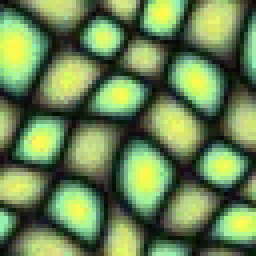
#> input picture test.png, 64 x 64 px (shown 4 times larger)
$ python imgQT.py
#> lines starting #> are read from the running program, lines starting #| are printed output that depends on the picture
import numpy as np
from matplotlib import pyplot as plt
import math
from skimage import io, util
from skimage.color import rgb2gray
from skimage.filters import gaussian
import heapq

#texture transfer via image quilting
def randomPatch(texture, patchLength):
    h, w, _ = texture.shape
    i = np.random.randint(h - patchLength)
    j = np.random.randint(w - patchLength)

    return texture[i:i+patchLength, j:j+patchLength]


def L2OverlapDiff(patch, patchLength, overlap, res, y, x):
    error = 0

    if x > 0:
        left = patch[:, :overlap] - res[y:y+patchLength, x:x+overlap]
        error += np.sum(left**2)

    if y > 0:
        up   = patch[:overlap, :] - res[y:y+overlap, x:x+patchLength]
        error += np.sum(up**2)

    if x > 0 and y > 0:
        corner = patch[:overlap, :overlap] - res[y:y+overlap, x:x+overlap]
        error -= np.sum(corner**2)

    return error


def randomBestPatch(texture, patchLength, overlap, res, y, x):
    h, w, _ = texture.shape
    errors = np.zeros((h - patchLength, w - patchLength))

    for i in range(h - patchLength):
        for j in range(w - patchLength):
            patch = texture[i:i+patchLength, j:j+patchLength]
            e = L2OverlapDiff(patch, patchLength, overlap, res, y, x)
            errors[i, j] = e

    i, j = np.unravel_index(np.argmin(errors), errors.shape)
    return texture[i:i+patchLength, j:j+patchLength]


def minCutPath(errors):
    # dijkstra's algorithm vertical
    pq = [(error, [i]) for i, error in enumerate(errors[0])]
    heapq.heapify(pq)

    h, w = errors.shape
    seen = set()

    while pq:
        error, path = heapq.heappop(pq)
        curDepth = len(path)
        curIndex = path[-1]

        if curDepth == h:
            return path

        for delta in -1, 0, 1:
            nextIndex = curIndex + delta

            if 0 <= nextIndex < w:
                if (curDepth, nextIndex) not in seen:
                    cumError = error + errors[curDepth, nextIndex]
                    heapq.heappush(pq, (cumError, path + [nextIndex]))
                    seen.add((curDepth, nextIndex))


# [25 lines left out: function minCutPath2, not called in this run]


def minCutPatch(patch, patchLength, overlap, res, y, x):
    patch = patch.copy()
    dy, dx, _ = patch.shape
    minCut = np.zeros_like(patch, dtype=bool)

    if x > 0:
        left = patch[:, :overlap] - res[y:y+dy, x:x+overlap]
        leftL2 = np.sum(left**2, axis=2)
        for i, j in enumerate(minCutPath(leftL2)):
            minCut[i, :j] = True

    if y > 0:
        up = patch[:overlap, :] - res[y:y+overlap, x:x+dx]
        upL2 = np.sum(up**2, axis=2)
        for j, i in enumerate(minCutPath(upL2.T)):
            minCut[:i, j] = True

    np.copyto(patch, res[y:y+dy, x:x+dx], where=minCut)

    return patch


def quilt(texture, patchLength, numPatches, mode="cut", sequence=False):
    texture = util.img_as_float(texture)

    overlap = patchLength // 6
    numPatchesHigh, numPatchesWide = numPatches

    h = (numPatchesHigh * patchLength) - (numPatchesHigh - 1) * overlap
    w = (numPatchesWide * patchLength) - (numPatchesWide - 1) * overlap

    res = np.zeros((h, w, texture.shape[2]))

    for i in range(numPatchesHigh):
        for j in range(numPatchesWide):
            y = i * (patchLength - overlap)
            x = j * (patchLength - overlap)

            if i == 0 and j == 0 or mode == "random":
                patch = randomPatch(texture, patchLength)
            elif mode == "best":
                patch = randomBestPatch(texture, patchLength, overlap, res, y, x)
            elif mode == "cut":
                patch = randomBestPatch(texture, patchLength, overlap, res, y, x)
                patch = minCutPatch(patch, patchLength, overlap, res, y, x)

            res[y:y+patchLength, x:x+patchLength] = patch

            if sequence:
                io.imshow(res)
                io.show()

    return res


# [9 lines left out: function quiltSize, not called in this run]

#image retrieval for quilting
texture = io.imread("test.png")
#> texture is the input picture: shape (64, 64, 4); mean R, G, B, A 106.2, 131.8, 83.2, 255
print(texture.shape)
#| (64, 64, 4)
io.imshow(texture)
io.show()
io.imshow(quilt(texture, 25, (6, 6), "random"))
#> the loop in quilt, `for i in range(numPatchesHigh):` made 6 passes
#> after the loop in quilt, `for i in range(numPatchesHigh):`:
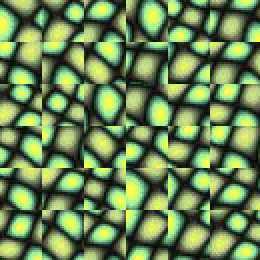
#> res: shape (130, 130, 4) float64 (shown 2 times larger); mean of channels 0, 1, 2, 3 0.414, 0.515, 0.326, 1; drawn as R, G, B
io.show()
io.imshow(quilt(texture, 25, (6, 6), "best"))
#> call 2 of quilt, with patchLength = 25, numPatches = (6, 6), mode = 'best', sequence = False
#> the loop in quilt (call 2), `for i in range(numPatchesHigh):` made 6 passes
#> after the loop in quilt (call 2), `for i in range(numPatchesHigh):`:
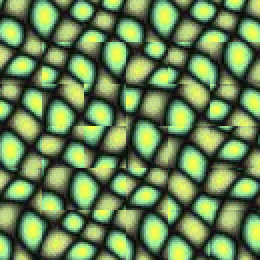
#> res: shape (130, 130, 4) float64 (shown 2 times larger); mean of channels 0, 1, 2, 3 0.413, 0.518, 0.327, 1; drawn as R, G, B
io.show()
io.imshow(quilt(texture, 20, (6, 6), "cut"))
#> call 3 of quilt, with patchLength = 20, numPatches = (6, 6), mode = 'cut', sequence = False
#> the loop in quilt (call 3), `for i in range(numPatchesHigh):` made 6 passes
#> pass 1, in minCutPatch (call 2), `patch = patch.copy()`:
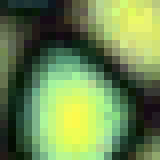
#> patch: shape (20, 20, 4) float64 (shown 8 times larger); mean of channels 0, 1, 2, 3 0.426, 0.53, 0.318, 1; drawn as R, G, B
#> pass 1, in minCutPatch (call 3), `patch = patch.copy()`:
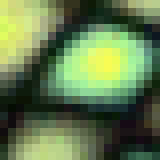
#> patch: shape (20, 20, 4) float64 (shown 8 times larger); mean of channels 0, 1, 2, 3 0.39, 0.479, 0.308, 1; drawn as R, G, B
#> pass 1, in minCutPatch (call 4), `patch = patch.copy()`:
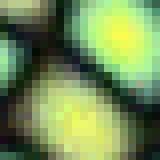
#> patch: shape (20, 20, 4) float64 (shown 8 times larger); mean of channels 0, 1, 2, 3 0.457, 0.558, 0.341, 1; drawn as R, G, B
#> after the loop in quilt (call 3), `for i in range(numPatchesHigh):`:
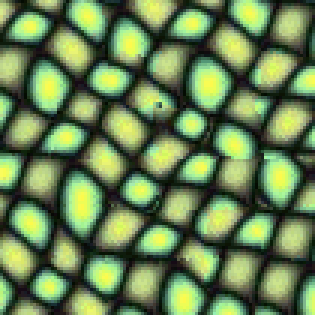
#> res: shape (105, 105, 4) float64 (shown 3 times larger); mean of channels 0, 1, 2, 3 0.41, 0.508, 0.322, 1; drawn as R, G, B
io.show()

#texture synthesis

# [106 lines left out: functions bestCorrPatch, bestCorrOverlapPatch, transfer, transferIter, not called in this run]


#Image retrieval for synthesis

aditi = io.imread("aditi.jpeg")
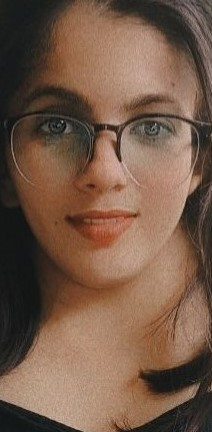
#> input picture Input/aditi.jpeg, 212 x 432 px, found by its file name
#> aditi is the input picture: shape (432, 212, 3); mean R, G, B 117.3, 89.7, 71.8
#> (the run stopped early here; a loop or call above may not have finished)
